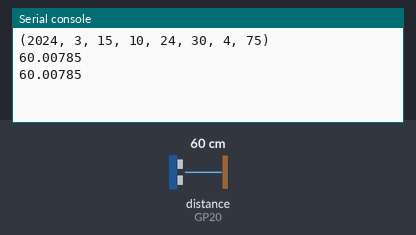
This program was run on a simulated Raspberry Pi Pico running MicroPython. On the bench: the last lines printed to the serial console. The test bench sets the inputs (shaded band); at power-on: distance to the obstacle (sensor on GP20) 60 cm. The echo pulse lasts 58.3 µs per cm; the clock reads 2024-03-15 10:24:30 at power-on unless the program sets it; files the program writes start out absent.

Above: at 1.2 s.
1.3 s: distance to the obstacle (sensor on GP20) set to 2 cm
At 2.6 s:
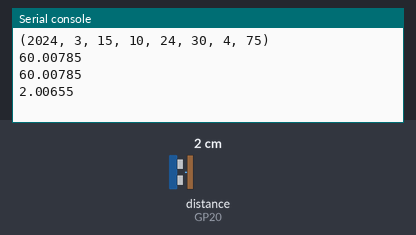
2.8 s: distance to the obstacle (sensor on GP20) set to 4 cm
At 3.8 s:
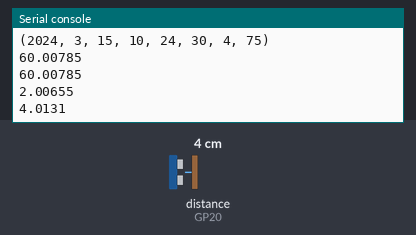
Timing chart, 0 to 5.8 s (numbered marks = the images above; inputs shaded):
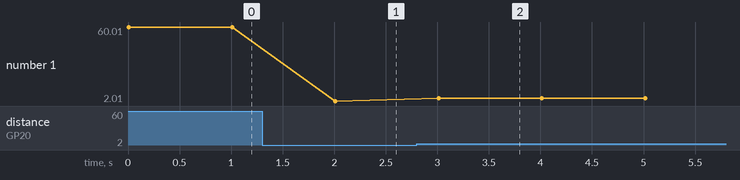

Measured:
- after the input at 1.3 s, the serial console: prints a new line after 0.71 s (image 1)
- after the input at 2.8 s, the serial console: prints a new line after 0.21 s (image 2)
- plotted number 1: 60.01 → 2.01 after the input at 1.3 s, 2.01 → 4.01 after the input at 2.8 s

The program:

data.py
```python
from picozero import DistanceSensor
from time import sleep, localtime

#localtime() 의 튜플 값은
#(연도, 달, 날, 시간, 분, 초, 요일[일~토/0~6], 1월1일부터 경과한 일 수)
start_time=localtime()
print(start_time)

ds = DistanceSensor(echo=20, trigger=21) #거리측정 코드

f = open('test047.csv', 'w') #피코 파일 경로랑 같이 있어야함
f.write(f'{start_time}\n')

#1시간 측정을 기준
for i in range(3600):
    dscm=ds.distance * 100
    print(dscm)
    sleep(1)
    if dscm<100:
        real_time=localtime()
        data=str(dscm)
        #f.write("%s" f'{real_time}\n' %data)
        f.write(f'{real_time}\n')
        f.write("%s\n" %data)
    else:
        continue

end_time=localtime()
f.write(f'{end_time}\n')
f.close()


'''
#====== 아래는 여러개 속성을 입력할 때 참고할 것 ======
# CSV 파일 쓰기
data = [
    ['열1', '열2', '열3'],
    ['데이터1', '데이터2', '데이터3'],
    ['데이터4', '데이터5', '데이터6']
]

with open('출력파일.csv', 'w') as file:
    for row in data:
        file.write(','.join(row) + '\n')

'''
```
